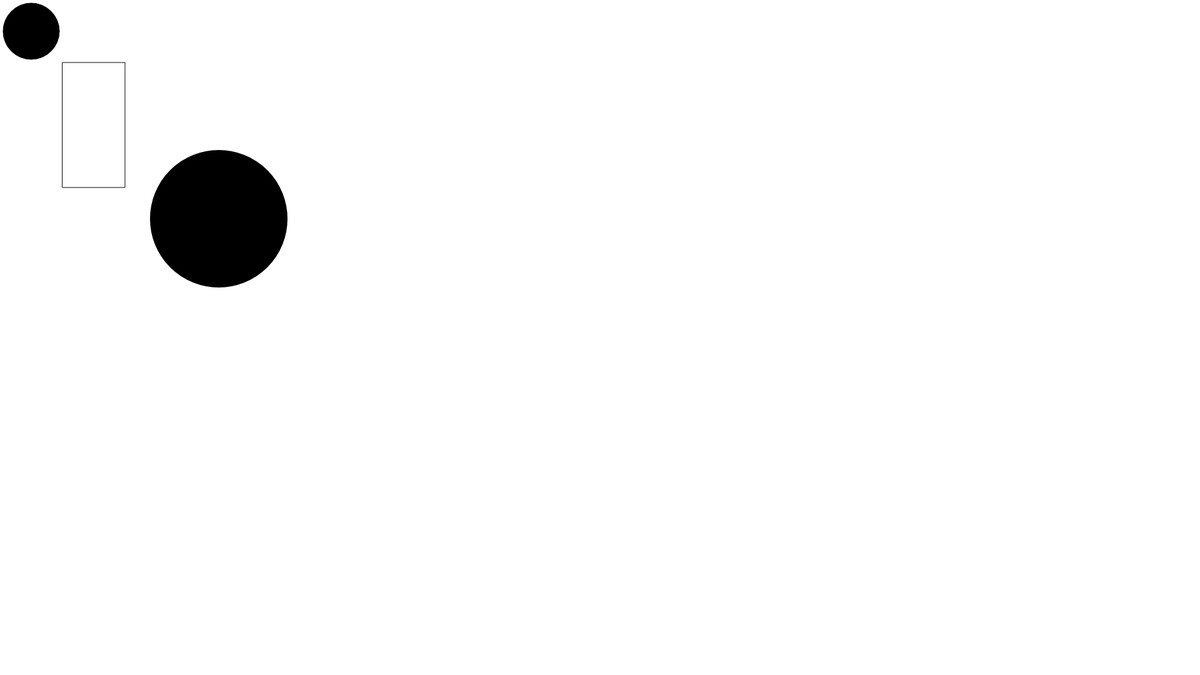
Frame 1 (no input)
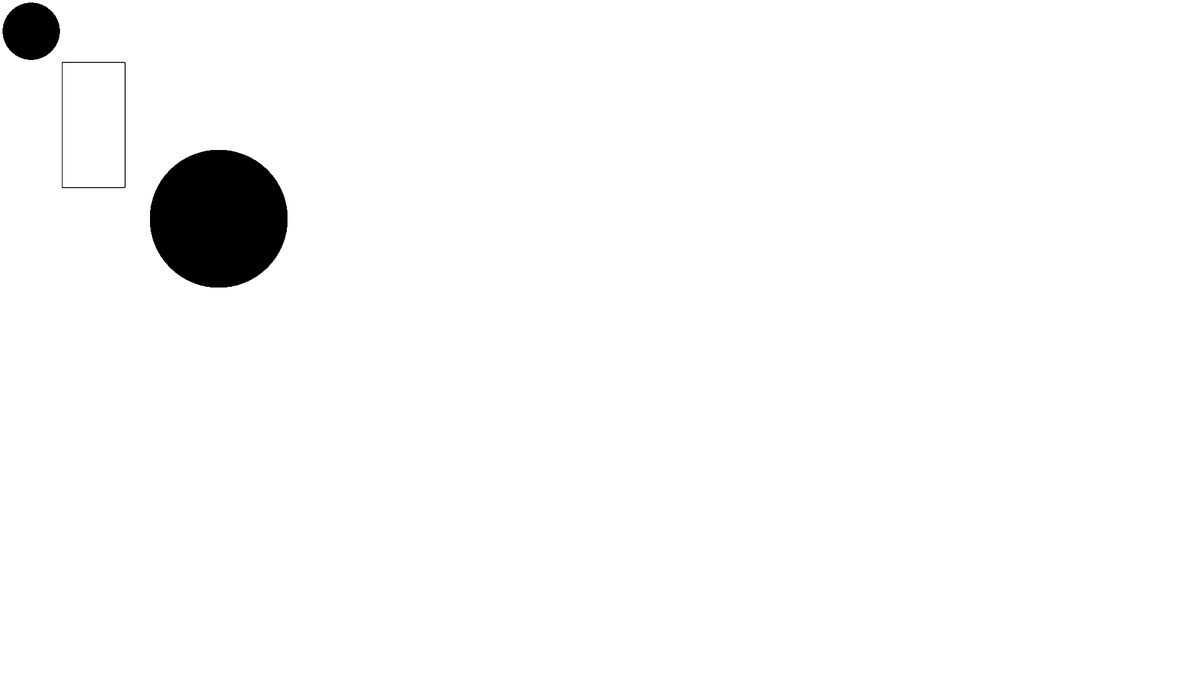
Frame 60 (no input)
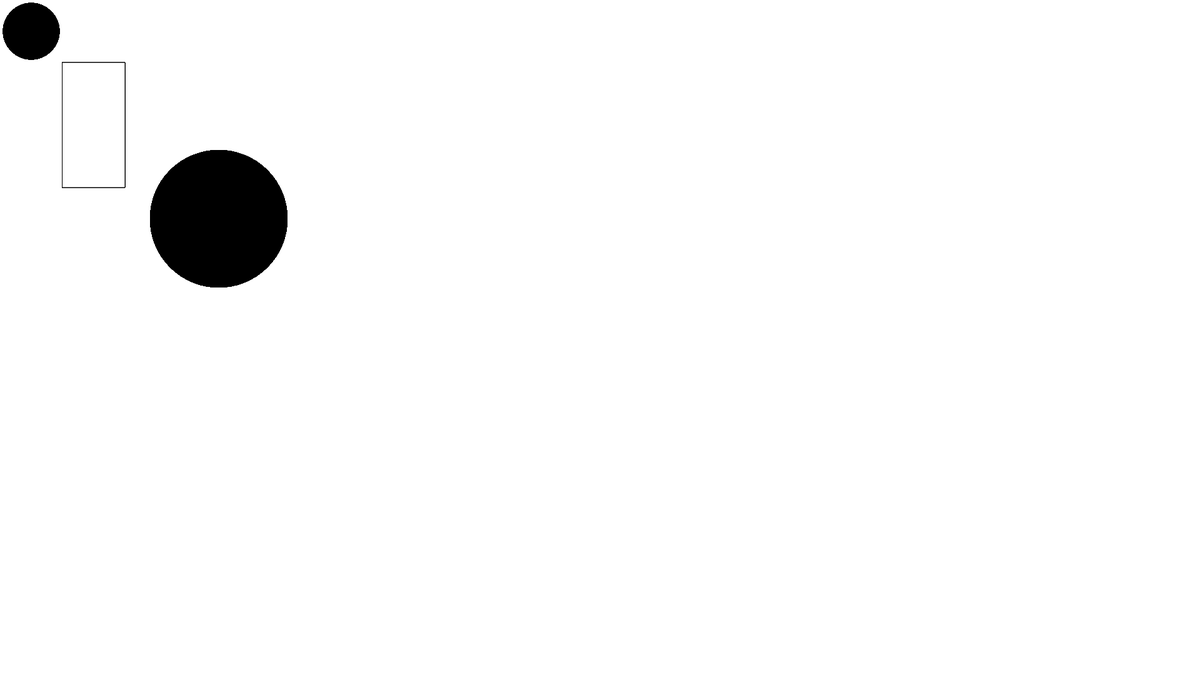
Frame 120 (the mouse pressed at the canvas centre since frame 60)

The p5.js sketch that drew these frames (run headless with seeded random() and noise() and a simulated clock; from frame 60 on, the mouse is pressed at the canvas centre):

// p5.js sketch
// ── sketch.js
var x = 80;
var y = 60;

function setup() {
  createCanvas(1920,1080);
}

function draw() { 
  console.log("1");
  fill(0);
  ellipse(50,50,90,90);

  strokeWeight(20);
  ellipse(350,350,200,200)

  fill(255);
  strokeWeight(1);
  rect(100,100,100,200);
}
